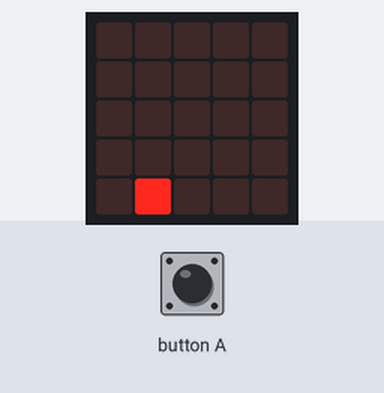
Simulated run of this program. Board: BBC micro:bit running MicroPython. On the bench: the board's 5×5 LED display. Random numbers come from a fixed seed.

Above: at 0.1 s.
At 5.1 s:
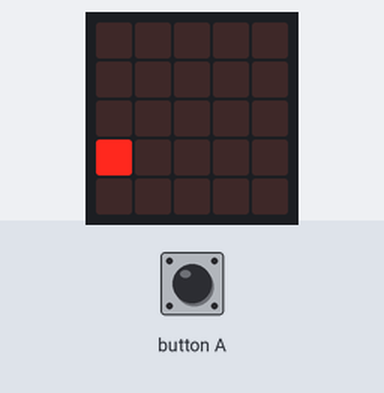
At 11.1 s:
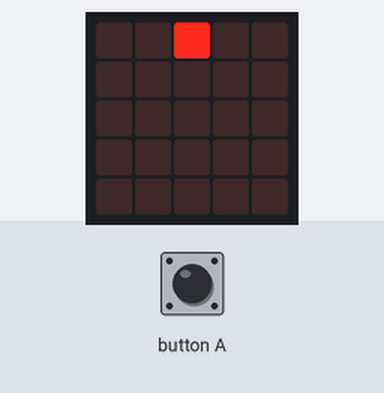
At 17.1 s:
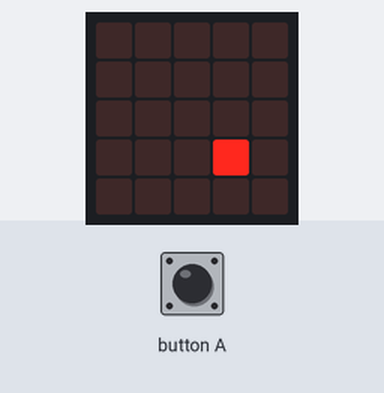
At 29.1 s:
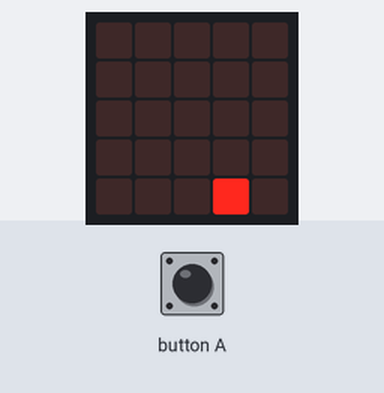
At 39.1 s:
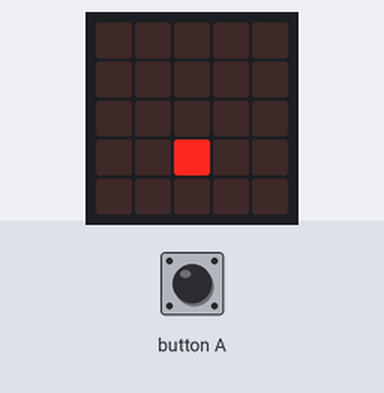

Measured:
- what the display in image 1 shows lasts 2.0 s, from 5.0 s to 7.0 s
- what the display in image 2 shows lasts 1.0 s, from 11.0 s to 12.0 s

The program:

snake.py
```python
from microbit import *
import random

snack_x = 0
snack_y = 0
points = 0
speed = 1000

while True:
    display.set_pixel(snack_x, snack_y, 0)
    snack_x, snack_y = random.randint(0, 4), random.randint(0, 4)
    display.set_pixel(snack_x, snack_y, 9)
    sleep(speed)
    if button_a.was_pressed() and (snack_x == 2 or snack_y == 2):
        points = points + 1
    if points >= 3:
        display.show(Image.HAPPY)
        sleep(500)
        display.clear()
        speed = speed - 100
```
